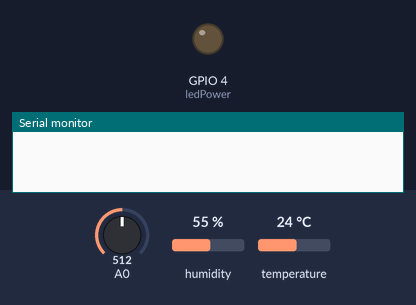
The sketch below on a simulated ESP8266 (NodeMCU). Parts: output pins drawn as LEDs (lit = HIGH), the last lines printed to the serial monitor. The inputs (shaded band) are chosen by the test bench; at power-on: A0 = 512, humidity 55 %, temperature 24 °C. WiFi joins after 1.5 s; servers stay silent unless stated.

Above: at 0.1 s.
At 1.7 s:
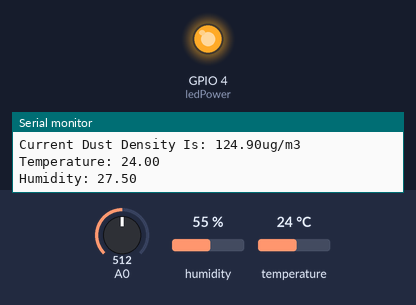
Timing chart, 0 to 3.2 s (numbered marks = the images above):
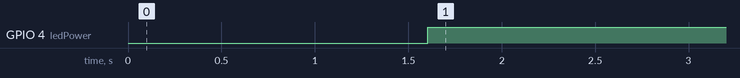

The sketch:

code.ino
```cpp
#include <ESP8266WiFi.h>
#include <DHT.h>
#include <ThingSpeak.h>

#define DHTPIN 5

DHT dht(DHTPIN, DHT11);

WiFiClient client;

long myChannelNumber = 2043087;
const char myWriteAPIKey[] = "DXUG8TG06C00D2Y3";


int measurePin = 0; //Connect dust sensor to Arduino A0 pin
int ledPower = 4;   //Connect 3 led driver pins of dust sensor to Arduino D2

int samplingTime = 280;
int deltaTime = 40;
int sleepTime = 9680;

float voMeasured = 0;
float calcVoltage = 0;
float dustDensity = 0;


void setup() {
  // put your setup code here, to run once:
  Serial.begin(9600);

  pinMode(ledPower,OUTPUT);

  WiFi.begin("Lyammmmmaaaa_2.4", "123@wueee@456");
  while(WiFi.status() != WL_CONNECTED)
  {
    delay(200);
    Serial.print("..");
  }
  Serial.println();
  Serial.println("NodeMCU is connected!");
  Serial.println(WiFi.localIP());
  dht.begin();
  ThingSpeak.begin(client);
}

void loop() {
  // put your main code here, to run repeatedly:


  digitalWrite(ledPower,LOW); // power on the LED
  delayMicroseconds(samplingTime);

  voMeasured = analogRead(measurePin); // read the dust value

  delayMicroseconds(deltaTime);
  digitalWrite(ledPower,HIGH); // turn the LED off
  delayMicroseconds(sleepTime);

  // 0 - 5V mapped to 0 - 1023 integer values
  // recover voltage
  calcVoltage = voMeasured * (5.0 / 1024.0);

  // linear eqaution taken from http://www.howmuchsnow.com/arduino/airquality/
  // Chris Nafis (c) 2012
   float dustDensity = 50 * calcVoltage - 0.1;

  Serial.print("Current Dust Density Is: ");
  Serial.print(dustDensity); // unit: ug/m3
  Serial.print("ug/m3 \n");


  float h = 0.5 * dht.readHumidity();
  float t = dht.readTemperature();
  Serial.println("Temperature: " + (String) t);
  Serial.println("Humidity: " + (String) h);
  ThingSpeak.writeField(myChannelNumber, 1, t, myWriteAPIKey);
  ThingSpeak.writeField(myChannelNumber, 2, h, myWriteAPIKey);
  ThingSpeak.writeField(myChannelNumber, 3, dustDensity, myWriteAPIKey);


  delay(15000);
}
```

Measured:
- by itself, GPIO 4 (ledPower): LOW → HIGH at 1.6 s
